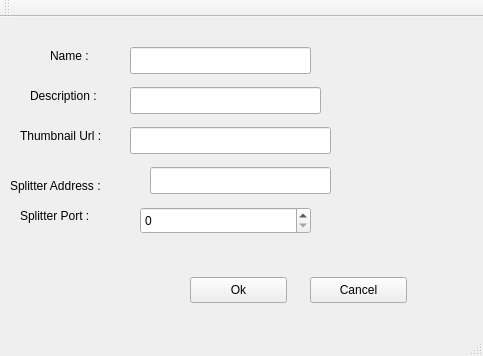
<?xml version="1.0" encoding="UTF-8"?>
<ui version="4.0">
 <class>edit_dialog</class>
 <widget class="QMainWindow" name="edit_dialog">
  <property name="geometry">
   <rect>
    <x>0</x>
    <y>0</y>
    <width>483</width>
    <height>356</height>
   </rect>
  </property>
  <property name="windowTitle">
   <string>edit_dialog</string>
  </property>
  <widget class="QWidget" name="centralWidget">
   <widget class="QLabel" name="label1">
    <property name="geometry">
     <rect>
      <x>50</x>
      <y>30</y>
      <width>61</width>
      <height>17</height>
     </rect>
    </property>
    <property name="text">
     <string>Name :</string>
    </property>
   </widget>
   <widget class="QLineEdit" name="NameEntry">
    <property name="geometry">
     <rect>
      <x>130</x>
      <y>30</y>
      <width>181</width>
      <height>27</height>
     </rect>
    </property>
   </widget>
   <widget class="QLabel" name="label2">
    <property name="geometry">
     <rect>
      <x>30</x>
      <y>70</y>
      <width>91</width>
      <height>17</height>
     </rect>
    </property>
    <property name="text">
     <string>Description :</string>
    </property>
   </widget>
   <widget class="QLabel" name="label3">
    <property name="geometry">
     <rect>
      <x>20</x>
      <y>110</y>
      <width>111</width>
      <height>17</height>
     </rect>
    </property>
    <property name="text">
     <string>Thumbnail Url :</string>
    </property>
   </widget>
   <widget class="QLabel" name="label4">
    <property name="geometry">
     <rect>
      <x>10</x>
      <y>160</y>
      <width>121</width>
      <height>17</height>
     </rect>
    </property>
    <property name="text">
     <string>Splitter Address :</string>
    </property>
   </widget>
   <widget class="QLabel" name="label5">
    <property name="geometry">
     <rect>
      <x>20</x>
      <y>190</y>
      <width>101</width>
      <height>17</height>
     </rect>
    </property>
    <property name="text">
     <string>Splitter Port :</string>
    </property>
   </widget>
   <widget class="QLineEdit" name="DescriptionEntry">
    <property name="geometry">
     <rect>
      <x>130</x>
      <y>70</y>
      <width>191</width>
      <height>27</height>
     </rect>
    </property>
   </widget>
   <widget class="QLineEdit" name="ThumbnailEntry">
    <property name="geometry">
     <rect>
      <x>130</x>
      <y>110</y>
      <width>201</width>
      <height>27</height>
     </rect>
    </property>
   </widget>
   <widget class="QLineEdit" name="AddressEntry">
    <property name="geometry">
     <rect>
      <x>150</x>
      <y>150</y>
      <width>181</width>
      <height>27</height>
     </rect>
    </property>
   </widget>
   <widget class="QSpinBox" name="PortEntry">
    <property name="geometry">
     <rect>
      <x>140</x>
      <y>190</y>
      <width>171</width>
      <height>27</height>
     </rect>
    </property>
   </widget>
   <widget class="QPushButton" name="pushButton">
    <property name="geometry">
     <rect>
      <x>190</x>
      <y>260</y>
      <width>97</width>
      <height>26</height>
     </rect>
    </property>
    <property name="text">
     <string>Ok</string>
    </property>
   </widget>
   <widget class="QPushButton" name="pushButton_2">
    <property name="geometry">
     <rect>
      <x>310</x>
      <y>260</y>
      <width>97</width>
      <height>26</height>
     </rect>
    </property>
    <property name="text">
     <string>Cancel</string>
    </property>
   </widget>
  </widget>
  <widget class="QMenuBar" name="menuBar">
   <property name="geometry">
    <rect>
     <x>0</x>
     <y>0</y>
     <width>483</width>
     <height>25</height>
    </rect>
   </property>
  </widget>
  <widget class="QToolBar" name="mainToolBar">
   <attribute name="toolBarArea">
    <enum>TopToolBarArea</enum>
   </attribute>
   <attribute name="toolBarBreak">
    <bool>false</bool>
   </attribute>
  </widget>
  <widget class="QStatusBar" name="statusBar"/>
 </widget>
 <layoutdefault spacing="6" margin="11"/>
 <resources/>
 <connections/>
</ui>
